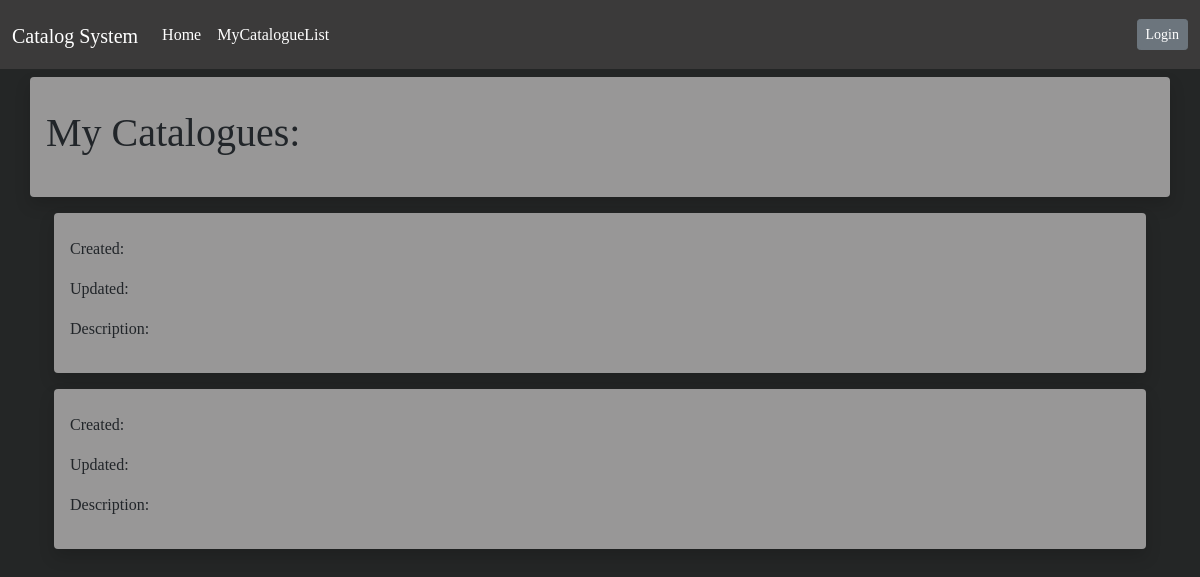
Before: /catalog/ with the older database file.
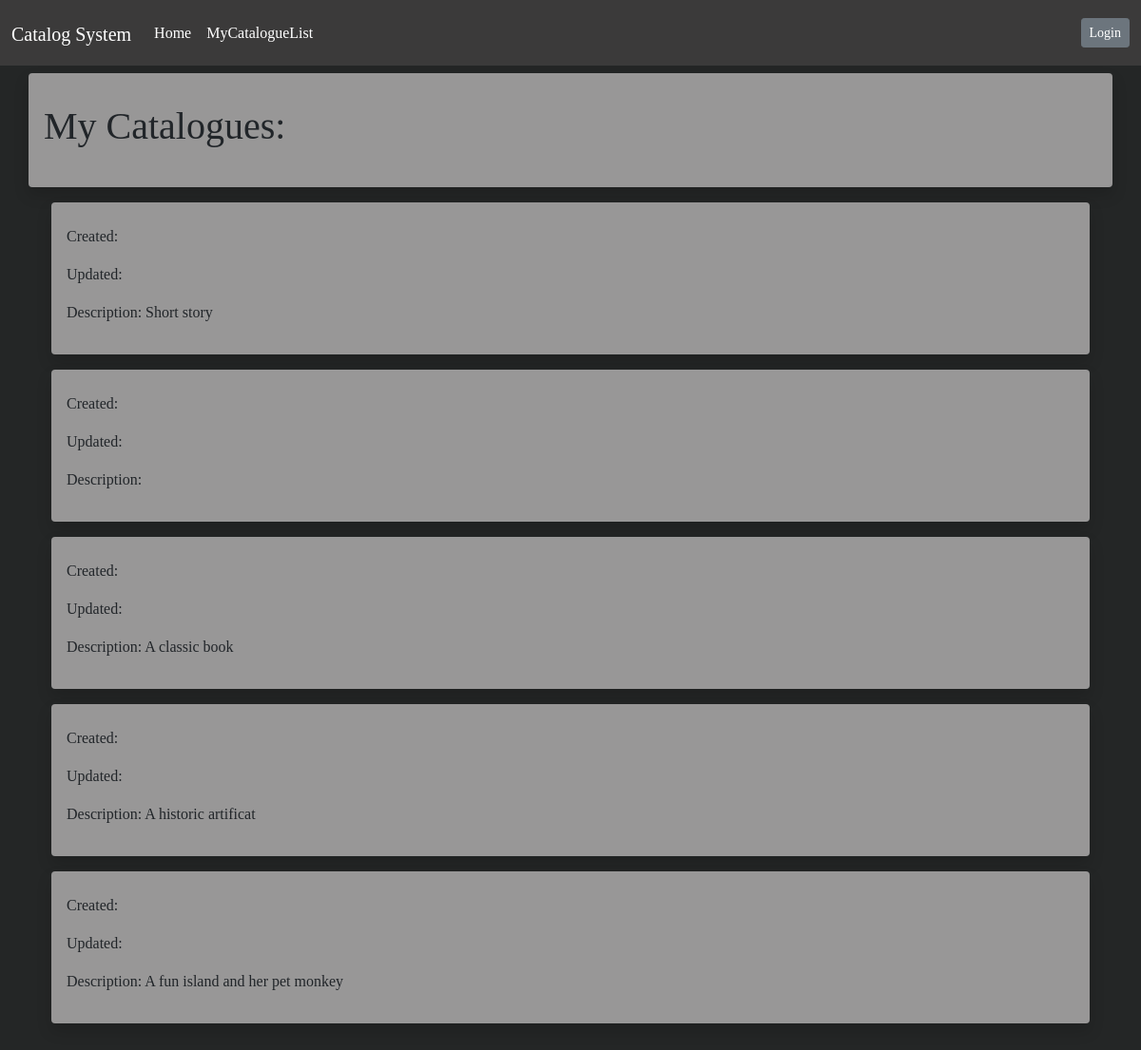
After: the same page with the newer database file.
### catalog/models.py (models this page shows, shortened)
class CommonInfo(models.Model):
    id = models.AutoField(primary_key=True) # not necessary as django adds this to every model, but declared so that it is clear
    creation_date = models.DateField(auto_now_add=True)
    last_modified = models.DateField(auto_now=True)
    name = models.CharField(max_length=100, help_text='Enter name')
    description = models.TextField(blank=True, help_text='Enter description')
    class Meta:
        abstract = True
        ordering = ['name','-last_modified'] # '-' reverses order, e.i. newest first

class Record(CommonInfo):
    my_catalog = models.ForeignKey(Catalog, on_delete=models.CASCADE) # Many records to one Catalog. Deletes all records associated with deleted catalog.
    date_start = models.DateField() # TODO - is date range for when aquired or creation?
    date_end   = models.DateField()
    manufacturer = models.ForeignKey('Manufacturer', null=True, blank=True, on_delete=SET_NULL)
    condition_rating =  DecimalField(
        help_text='Enter condition rating from 0 to 5',
        default=0,
        decimal_places=2,
        max_digits=3,
        validators=[MinValueValidator(Decimal('0')), MaxValueValidator(Decimal('5'))]
        )
    condition_description = models.TextField(blank=True, help_text='Enter condition description')

### catalog/views.py (the view)
# urls.py: path('catalog/', views.catalogList, name='catalog-list'),
def catalogList(request):
    posts = models.Record.objects.all()
    context = {
        'posts': posts,
    }
    return render(request, 'catalog/cataloglist.html', context)

### catalog/templates/catalog/cataloglist.html (shortened to what this page needs)
{% extends "catalog/base.html" %}
{% block content %}
    <div class="row pt-2">
        <div class="shadow p-3 mb-3 bg-light rounded">
            <h1 class="page-header pt-3 pb-3">My Catalogues:</h1>
        </div>
    </div>
    <div class="container px-4 pb-5">
        {% for post in posts %}
            <div class="row">
                <div class="shadow p-3 mb-3 bg-dark rounded">
                    <p class="text-body"> Created: {{ post.created }} </p>
                    <p class="text-body"> Updated: {{ post.updated }} </p>
                    <p class="text-body"> Description: {{ post.description }}</p>
                </div>
            </div>
        {% endfor %}
    </div>
    </div>
{% endblock content %}

### catalog/templates/catalog/base.html (shortened to what this page needs)
<!DOCTYPE html>
<html lang="en">
<head>
    <link href="https://cdn.jsdelivr.net/npm/bootstrap@5.0.0-beta1/dist/css/bootstrap.min.css" rel="stylesheet">
</head>
<body style="background-color:#242626;font-family:verdana;">
<body>
    <nav class="navbar navbar-expand-lg navbar-dark" style="background-color:#3b3a3a;">
          <div class="container-fluid">
              <a class="navbar-brand h1 pt-3" href="/about">Catalog System</a>
            <div class="collapse navbar-collapse" id="navbarNav">
              <ul class="nav navbar-nav me-auto">
                <li class="nav-item">
                  <a class="nav-link active" aria-current="page" href="/home">Home</a>
                </li>
                  <li class="nav-item">
                  <a class="nav-link active" href="/catalog">MyCatalogueList</a>
                </li>
              </ul>
                <ul class="nav navbar-nav navbar-right">
                <a class="btn btn-secondary btn-sm" href="#" role="button">Login</a>
              </ul>
            </div>
          </div>
    </nav>
    <div class="container">
        {% block content %}{% endblock content %}
</body>
</html>

### catalog/templates/catalog/cataloglist.html (style rules this page uses)
.shadow { background-color : #989797 !important; }

Changed rows visible on the page:
changed Record: description (not shown) → "Short story"
added Record: description "A classic book"
added Record: description "A historic artificat"
added Record: description "A fun island and her pet monkey"
